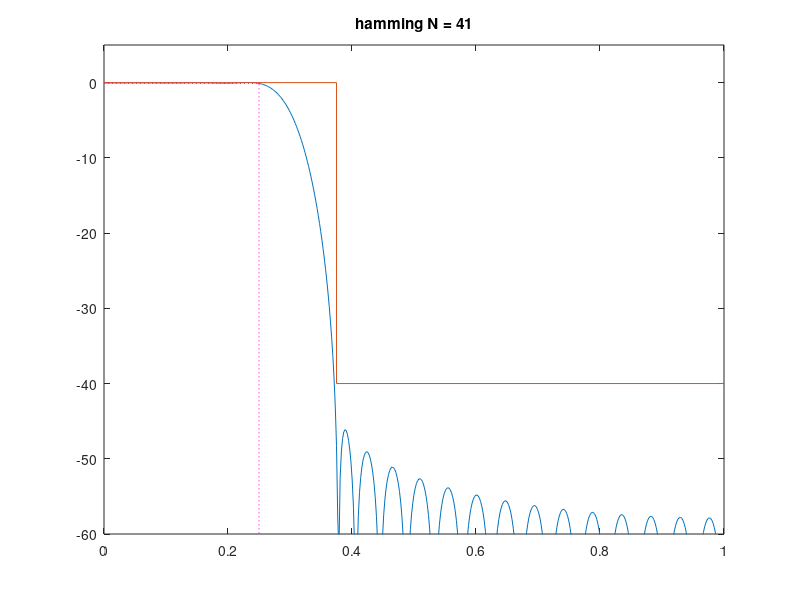

Write MATLAB code to recreate this figure.
clc
clear all
close all

fsamp = 8000;
fcuts =[1000 1500];
mags = [1 0];
devs = [0.01 0.01];

Ap = -20*log10(1-devs(1));
As = -20*log10(devs(2));
Amin = As + 20;
Ajust_Glin = 10^((-Ap/2)/20);

devs(2) = devs(2) - 0.004;   % Não sei mais nada

[n, Wn, beta, ftype] = kaiserord(fcuts, mags, devs, fsamp);

w_ps = fcuts/(fsamp/2);
w_c = sqrt(w_ps(1)*w_ps(2));

wp = w_ps(1);
ws = w_ps(2);

h_kaiser = fir1(n,Wn, kaiser((n+1), beta));
h_fir = h_kaiser*Ajust_Glin; % Ajuste ganho linear

[Hw, w] = freqz(h_fir);

plot(w/pi, mag2db(abs(Hw)));
title(['hamming N = '    num2str(n)]);

hold on; 
plot([0 ws ws 1],-[0 0 As As]); % mascara
plot([0 wp wp], -[Ap Ap Amin], ':m'); 
hold off;
ylim([-Amin 5]);




